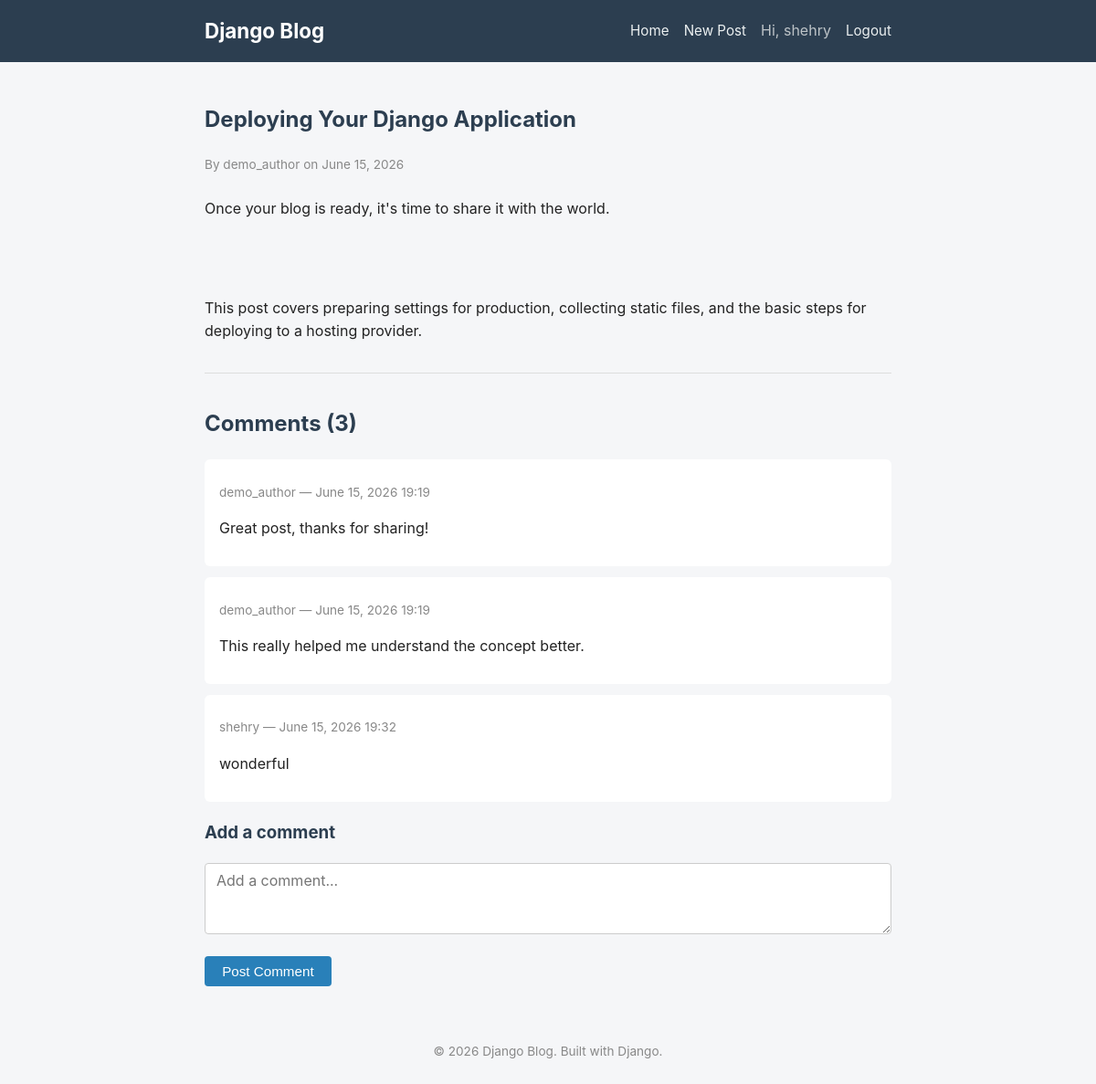
The app's page /post/deploying-your-django-application/ (signed in) with its own data.
### blog/models.py (models this page shows, shortened)
class Post(models.Model):
    STATUS_CHOICES = [
        ('draft', 'Draft'),
        ('published', 'Published'),
    ]
    title = models.CharField(max_length=200)
    slug = models.SlugField(max_length=220, unique_for_date='published_at', blank=True)
    author = models.ForeignKey(settings.AUTH_USER_MODEL, on_delete=models.CASCADE, related_name='posts')
    content = models.TextField()
    image = models.ImageField(upload_to='post_images/', blank=True, null=True)
    status = models.CharField(max_length=10, choices=STATUS_CHOICES, default='published')
    published_at = models.DateTimeField(default=timezone.now)
    created_at = models.DateTimeField(auto_now_add=True)
    updated_at = models.DateTimeField(auto_now=True)
    class Meta:
        ordering = ['-published_at']

class Comment(models.Model):
    post = models.ForeignKey(Post, on_delete=models.CASCADE, related_name='comments')
    author = models.ForeignKey(settings.AUTH_USER_MODEL, on_delete=models.CASCADE, related_name='comments')
    body = models.TextField()
    created_at = models.DateTimeField(auto_now_add=True)
    active = models.BooleanField(default=True)
    class Meta:
        ordering = ['created_at']

### blog/views.py (the view)
# urls.py: path('post/<slug:slug>/', views.PostDetailView.as_view(), name='post_detail'),
class PostDetailView(DetailView):
    model = Post
    template_name = 'blog/post_detail.html'
    context_object_name = 'post'
    def get_queryset(self):
        return Post.objects.all()
    def get_context_data(self, **kwargs):
        context = super().get_context_data(**kwargs)
        context['comments'] = self.object.comments.filter(active=True)
        context['comment_form'] = CommentForm()
        return context

### blog/forms.py
class CommentForm(forms.ModelForm):
    class Meta:
        model = Comment
        fields = ('body',)
        widgets = {
            'body': forms.Textarea(attrs={'class': 'form-control', 'rows': 3, 'placeholder': 'Add a comment...'}),
        }

### templates/blog/post_detail.html (shortened to what this page needs)
{% extends "base.html" %}
{% block content %}
    <article class="post-detail">
        <h1>{{ post.title }}</h1>
        <p class="post-meta">
            By {{ post.author.username }} on {{ post.published_at|date:"F j, Y" }}
        </p>
        <div class="post-content">{{ post.content|linebreaks }}</div>
    </article>
    <section class="comments-section">
        <h2>Comments ({{ comments|length }})</h2>
        {% for comment in comments %}
            <div class="comment">
                <p class="comment-meta">{{ comment.author.username }} &mdash; {{ comment.created_at|date:"F j, Y H:i" }}</p>
                <p>{{ comment.body|linebreaks }}</p>
            </div>
        {% empty %}
            <p class="empty-state">No comments yet.</p>
        {% endfor %}
        {% if user.is_authenticated %}
            <h3>Add a comment</h3>
            <form method="post" action="{% url 'add_comment' post.slug %}">
                <div class="form-group">
                    {{ comment_form.body }}
                </div>
                <button type="submit" class="btn">Post Comment</button>
            </form>
        {% else %}
            <p><a href="{% url 'login' %}">Log in</a> to leave a comment.</p>
        {% endif %}
    </section>
{% endblock %}

### templates/base.html (shortened to what this page needs)
{% load static %}
<!DOCTYPE html>
<html lang="en">
<head>
    <link rel="stylesheet" href="{% static 'css/style.css' %}">
</head>
<body>
    <header class="site-header">
        <nav class="navbar">
            <a href="{% url 'home' %}" class="brand">Django Blog</a>
            <div class="nav-links">
                <a href="{% url 'home' %}">Home</a>
                {% if user.is_authenticated %}
                    <a href="{% url 'post_create' %}">New Post</a>
                    <span class="nav-user">Hi, {{ user.username }}</span>
                    <form action="{% url 'logout' %}" method="post" class="logout-form">
                        <button type="submit" class="link-button">Logout</button>
                    </form>
                {% else %}
                    <a href="{% url 'login' %}">Login</a>
                    <a href="{% url 'signup' %}">Sign Up</a>
                {% endif %}
            </div>
        </nav>
    </header>
    <main class="container">
        {% block content %}
        {% endblock %}
    </main>
    <footer class="site-footer">
        <p>&copy; {% now "Y" %} Django Blog. Built with Django.</p>
    </footer>
</body>
</html>

### static/css/style.css (style rules this page uses)
* { box-sizing: border-box; }
body { font-family: -apple-system, Segoe UI, Roboto, Helvetica, Arial, sans-serif; margin: 0; background-color: #f5f6f8; color: #222; line-height: 1.6; }
.container { max-width: 800px; margin: 0 auto; padding: 1.5rem; min-height: 70vh; }
.site-header { background-color: #2c3e50; }
.navbar { max-width: 800px; margin: 0 auto; display: flex; align-items: center; justify-content: space-between; padding: 1rem 1.5rem; flex-wrap: wrap; }
.brand { color: #fff; font-size: 1.4rem; font-weight: bold; text-decoration: none; }
.nav-links { display: flex; align-items: center; gap: 1rem; }
.nav-links a, .link-button { color: #ecf0f1; text-decoration: none; font-size: 0.95rem; }
.nav-user { color: #bdc3c7; }
.logout-form { display: inline; }
.link-button { background: none; border: none; cursor: pointer; padding: 0; font-family: inherit; }
h1, h2, h3 { color: #2c3e50; }
.post-meta { color: #888; font-size: 0.85rem; margin-bottom: 0.5rem; }
.form-control, input[type="text"], input[type="password"], input[type="email"], textarea, select { width: 100%; padding: 0.5rem 0.75rem; border: 1px solid #ccc; border-radius: 4px; font-size: 1rem; font-family: inherit; }
.btn { display: inline-block; padding: 0.5rem 1.2rem; background-color: #2980b9; color: #fff; border: none; border-radius: 4px; cursor: pointer; text-decoration: none; font-size: 0.95rem; }
.post-detail .post-meta { margin-bottom: 1.5rem; }
.post-content { margin-bottom: 2rem; white-space: pre-wrap; }
.comments-section { margin-top: 2rem; border-top: 1px solid #ddd; padding-top: 1rem; }
.comment { background: #fff; border-radius: 6px; padding: 0.75rem 1rem; margin-bottom: 0.75rem; }
.comment-meta { color: #888; font-size: 0.85rem; margin-bottom: 0.25rem; }
.form-group { margin-bottom: 1rem; }
.site-footer { text-align: center; padding: 1.5rem; color: #888; font-size: 0.85rem; }

### records on screen
Post: title "Deploying Your Django Application", author.username "demo_author", published_at "June 15, 2026", content "Once your blog is ready, it's time to share it with the world. This post covers preparing settings for production, collecting static files, and the basic steps for deploying to a hosting provider."
Comment: author.username "demo_author", created_at "June 15, 2026 19:19", body "Great post, thanks for sharing!"
Comment: author.username "demo_author", created_at "June 15, 2026 19:19", body "This really helped me understand the concept better."
Comment: author.username "shehry", created_at "June 15, 2026 19:32", body "wonderful"

### other values on screen
{{ user.username }} "shehry"
{{ comments|length }} "3"
